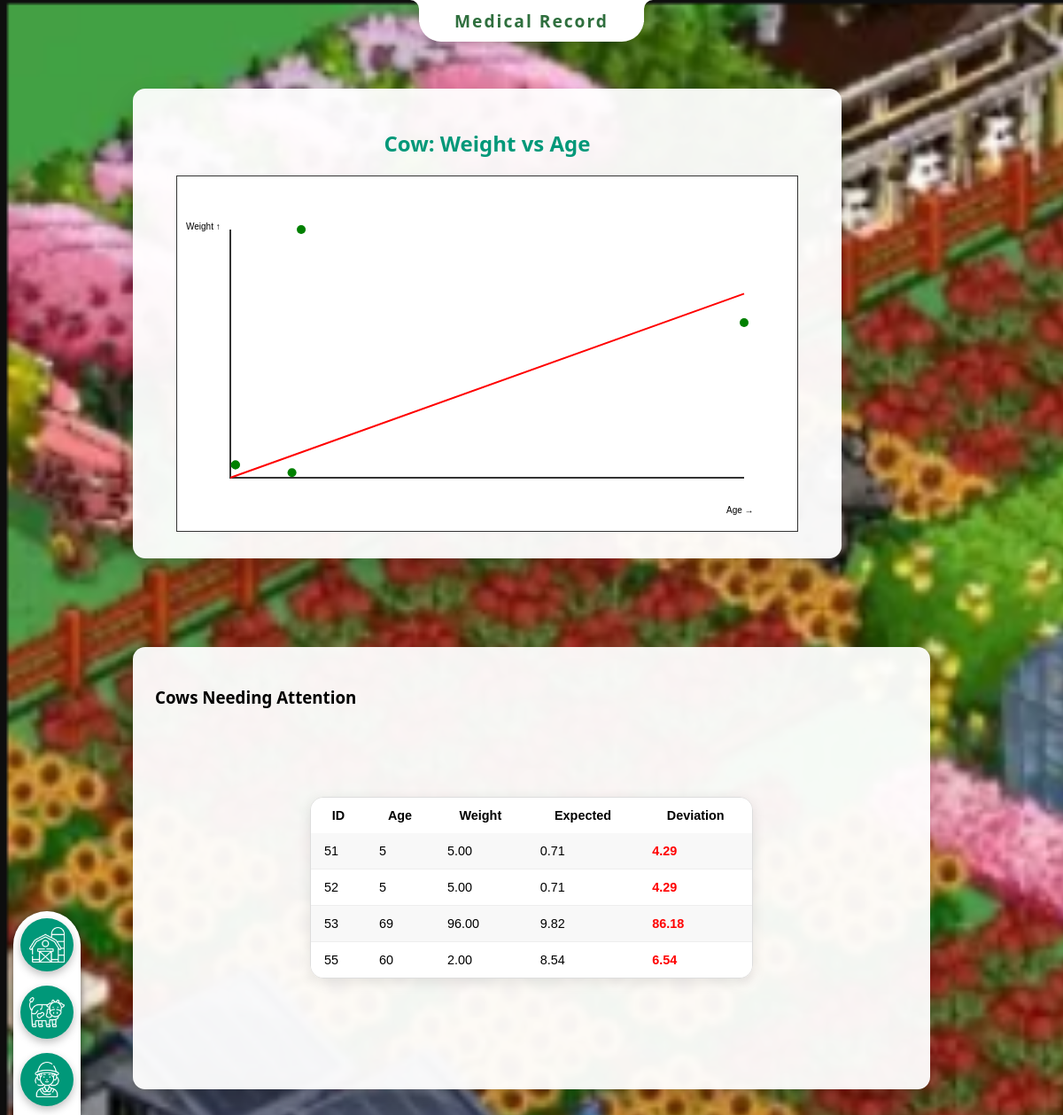
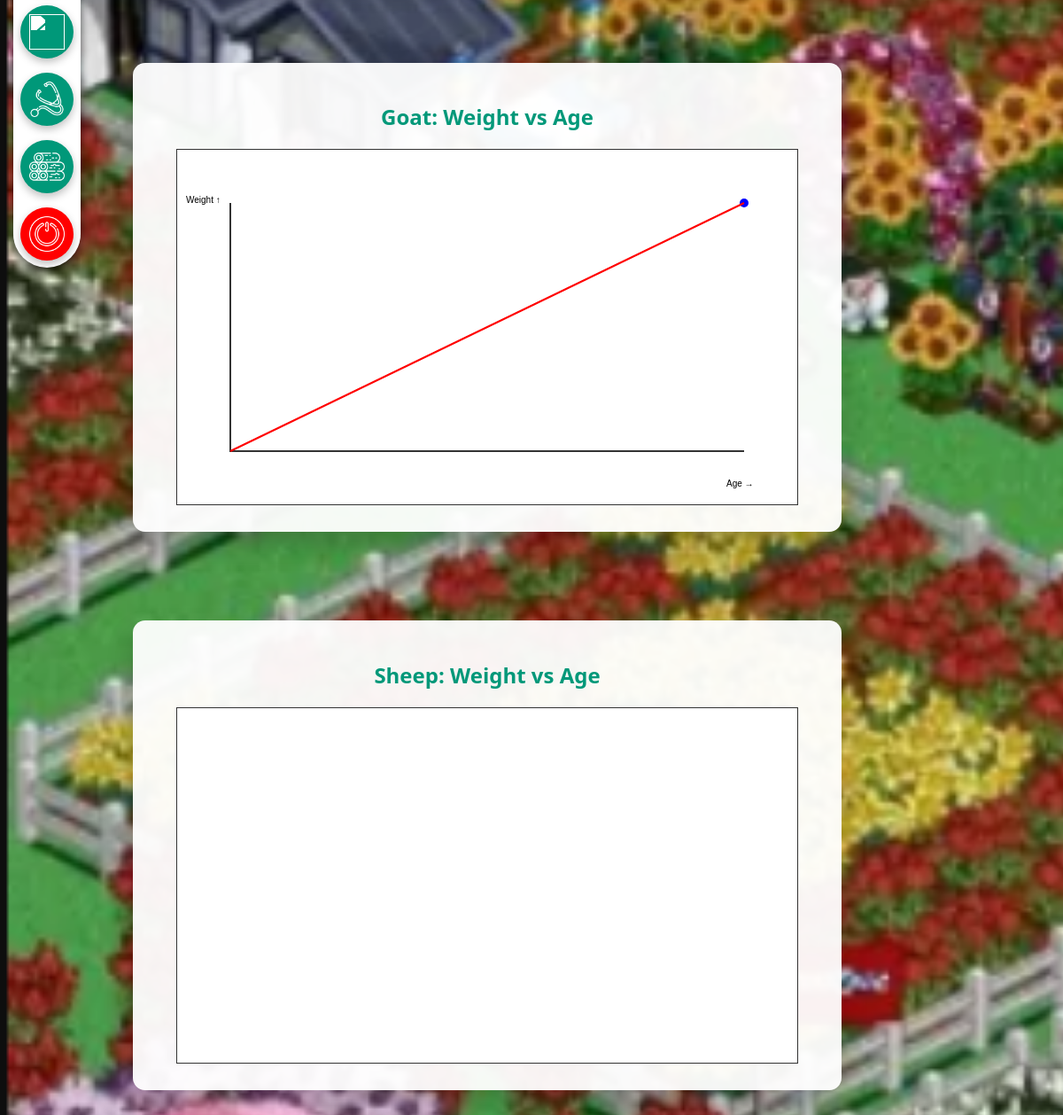
Screenshot of /CSE-370-project2/medical_record.php (signed in) with the database file from the repository (2 pictures, top to bottom).
### tables this page shows
CREATE TABLE `cattle` (
  `cattle_id` int(11) NOT NULL,
  `age` int(11) DEFAULT NULL,
  `gender` enum('Male','Female') DEFAULT NULL,
  `weight` decimal(6,2) DEFAULT NULL,
  `cattle_type` enum('Cow','Goat','Sheep') DEFAULT NULL
);

### CSE-370-project2/medical_record.php (the view, shortened to what this page needs)
<?php
require_once "db.php";
function analyzeCattle($data) {
    $sumXY = 0;
    $sumXX = 0;
    foreach ($data as $c) {
        $sumXY += $c['age'] * $c['weight'];
        $sumXX += $c['age'] * $c['age'];
    }
    if ($sumXX == 0) return [0, []];
    $m = $sumXY / $sumXX;
    $outliers = [];
    foreach ($data as $c) {
        $expected = $m * $c['age'];
        $deviation = abs($c['weight'] - $expected);
        if ($deviation > (0.20 * $expected)) {
            $c['expected_weight'] = round($expected, 2);
            $c['deviation'] = round($deviation, 2);
            $outliers[] = $c;
        }
    }
    return [$m, $outliers];
}
$sql = "SELECT c.cattle_id, c.age, c.weight, c.cattle_type FROM cattle c
JOIN owns_cattle o ON c.cattle_id = o.cattle_id WHERE o.user_name = '"
. mysqli_real_escape_string($conn, $_SESSION['user']) . "'";
$result = mysqli_query($conn, $sql);
$cow = $goat = $sheep = [];
while ($row = mysqli_fetch_assoc($result)) {
    if ($row['cattle_type'] === 'Cow') $cow[] = $row;
    elseif ($row['cattle_type'] === 'Goat') $goat[] = $row;
    elseif ($row['cattle_type'] === 'Sheep') $sheep[] = $row;
}
list($cowSlope, $cowOutliers)     = analyzeCattle($cow);
list($goatSlope, $goatOutliers)  = analyzeCattle($goat);
list($sheepSlope, $sheepOutliers)= analyzeCattle($sheep);
?>
<!DOCTYPE html>
<html>
<head>
    <link rel="stylesheet" href="assets/style.css">
</head>
<body class="farm-bg">
<div class="topbar">
        <button type="button" onclick="location.href='dashboard.php'" title="Home"><img src="assets/img/barn.png"></button>
        <button onclick="showCattle()"><img src="assets/img/cattle.png"></button>
        <button onclick="showWorker()"><img src="assets/img/worker.png"></button>
        <button onclick="showProduct()"><img src="assets/img/product.png"></button>
        <button onclick="medical_record()"><img src="assets/img/medical.png"></button>
        <button onclick="showLog()"><img src="assets/img/wood.png"></button>
        <button style='background:red;' onclick="location.href='logout.php'"><img src="assets/img/logout.png"></button>
</div>
    <div class="header-notch">
        <h1>Medical Record</h1>
    </div>
<?php
function renderGraph($id, $title) {
    echo "
    <div class='box' style='text-align:center; width:750px; margin-top:100px;'>
        <h2>$title</h2>
        <canvas id='$id' width='700' height='400'
                style='background:#fff; border:1px solid #333;'></canvas>
    </div>";
}
function renderOutliers($title, $data) {
    if (empty($data)) return;
    echo "
    <div class='box'>
        <h3>$title</h3>
        <table class='table'>
            <tr>
                <th>ID</th>
                <th>Age</th>
                <th>Weight</th>
                <th>Expected</th>
                <th>Deviation</th>
            </tr>";
    foreach ($data as $c) {
        echo "
            <tr>
                <td>{$c['cattle_id']}</td>
                <td>{$c['age']}</td>
                <td>{$c['weight']}</td>
                <td>{$c['expected_weight']}</td>
                <td style='color:red;font-weight:bold;'>{$c['deviation']}</td>
            </tr>";
    }
    echo "</table></div>";
}
renderGraph("cowGraph", "Cow: Weight vs Age");
renderOutliers("Cows Needing Attention", $cowOutliers);
?>
<script>
function drawGraph(canvasId, data, slope, color) {
    if (data.length === 0) return;
    const canvas = document.getElementById(canvasId);
    const ctx = canvas.getContext("2d");
    const padding = 60;
    const width = canvas.width - padding * 2;
    const height = canvas.height - padding * 2;
    const maxAge = Math.max(...data.map(d => d.age));
    const maxWeight = Math.max(...data.map(d => d.weight), slope * maxAge);
    ctx.clearRect(0, 0, canvas.width, canvas.height);
    // Axes
    ctx.strokeStyle = "#333";
    ctx.lineWidth = 2;
    ctx.beginPath();
    ctx.moveTo(padding, padding);
    ctx.lineTo(padding, canvas.height - padding);
    ctx.lineTo(canvas.width - padding, canvas.height - padding);
    ctx.stroke();
    // Labels
    ctx.fillStyle = "#000";
    ctx.fillText("Weight ↑", 10, padding);
    ctx.fillText("Age →", canvas.width - padding - 20, canvas.height - 20);
    // Points
    ctx.fillStyle = color;
    data.forEach(c => {
        const x = padding + (c.age / maxAge) * width;
        const y = canvas.height - padding - (c.weight / maxWeight) * height;
        ctx.beginPath();
        ctx.arc(x, y, 5, 0, Math.PI * 2);
        ctx.fill();
    });
    // Average line y = m x
    ctx.strokeStyle = "red";
    ctx.lineWidth = 2;
    ctx.beginPath();
    ctx.moveTo(padding, canvas.height - padding);
    ctx.lineTo(
        padding + width,
        canvas.height - padding - (slope * maxAge / maxWeight) * height
    );
    ctx.stroke();
}
drawGraph("cowGraph",   <?= json_encode($cow) ?>,   <?= $cowSlope ?>,   "green");
drawGraph("goatGraph",  <?= json_encode($goat) ?>,  <?= $goatSlope ?>,  "blue");
drawGraph("sheepGraph", <?= json_encode($sheep) ?>, <?= $sheepSlope ?>, "orange");
</script>
</body>
</html>

### CSE-370-project2/assets/style.css (style rules this page uses)
body { margin:0; font-family: 'Segoe UI', sans-serif; background: linear-gradient(#c7e8ca,#f0fff4); }
.farm-bg { background-image: url('img/farmBG.png'); background-size: cover; background-attachment: fixed; }
.box, .panel, .row { width: auto; margin: 100px 150px; background: rgba(255,255,255,0.95); padding: 25px; border-radius: 14px; box-shadow: 0 15px 30px rgba(0,0,0,.2); }
h2 { text-align: center; color: #009879; }
input, select, button { width: auto; padding: 10px; margin: 8px 0; border-radius: 6px; border: 1px solid #b7d3b7; }
button { background: #00c9a1; color: white; border: none; cursor: pointer; }
.table { border-collapse: separate; border-spacing: 0; border-radius: 15px; overflow: hidden; margin: 100px auto; font-size: 0.9em; font-family: sans-serif; width: 500px; box-shadow: 0 4px 15px rgba(0, 0, 0, 0.1); border: 1px solid #dddddd; }
.table th, .table td { padding: 12px 15px; }
.table tbody tr { background-color: white; }
.table tbody tr:nth-of-type(even) { background-color: #f8f8f8; }
.table tbody tr td { border-bottom: 1px solid #eeeeee; }
.table tbody tr:last-of-type td { border-bottom: none; }
.topbar { position: fixed; top: 50%; left: 0; transform: translateY(-50%); width: 60px; height: auto; background: rgba(255,255,255); margin-left: 15px; display: flex; flex-direction: column; align-items: center; justify-content: flex-start; padding: 0px 8px; gap: 0px; box-shadow: 0 4px 10px rgba(0,0,0,.60); z-index: 1000; border-radius: 70px; }
.topbar button { width: 60px; height: 60px; display: flex; align-items: center; justify-content: center; box-shadow: 0 4px 10px rgba(0,0,0,.25); background:#009879; border-radius: 50%; overflow: hidden; padding: 0; }
.topbar button img { width: 40px; height: 40px; object-fit: contain; filter: brightness(0) invert(1); }
.header-notch { position: fixed; top: 0; left: 50%; transform: translateX(-50%); background-color: rgb(255,255,255); color: white; padding: 10px 40px; border-radius: 0 0 25px 25px; box-shadow: 0 4px 15px rgba(0, 0, 0, 0.2); z-index: 1001; display: flex; align-items: center; justify-content: center; }
.header-notch h1 { color:#2f6f3e; margin: 0px; font-size: 1.2rem; font-family: 'Segoe UI', sans-serif; letter-spacing: 2px; font-weight: 750; }
.header-notch::before, .header-notch::after { content: ""; position: absolute; top: 0; width: 25px; height: 25px; background: transparent; }
.header-notch::before { left: -25px; border-radius: 0 10px 0 0; box-shadow: 10px 0 0 0 rgb(255,255,255); }
.header-notch::after { right: -25px; border-radius: 10px 0 0 0; box-shadow: -10px 0 0 0 rgb(255,255,255); }

### rows the page displays
cattle: cattle_id "51", age "5", weight "5.00", expected_weight "0.71", deviation "4.29"
cattle: cattle_id "52", age "5", weight "5.00", expected_weight "0.71", deviation "4.29"
cattle: cattle_id "53", age "69", weight "96.00", expected_weight "9.82", deviation "86.18"
cattle: cattle_id "55", age "60", weight "2.00", expected_weight "8.54", deviation "6.54"

### other values shown
$title "Cow: Weight vs Age Goat: Weight vs Age Sheep: Weight vs Age"
$title "Cows Needing Attention"
chart data {{ $cowSlope }} 0.14238557956124
chart data {{ $goatSlope }} 1
